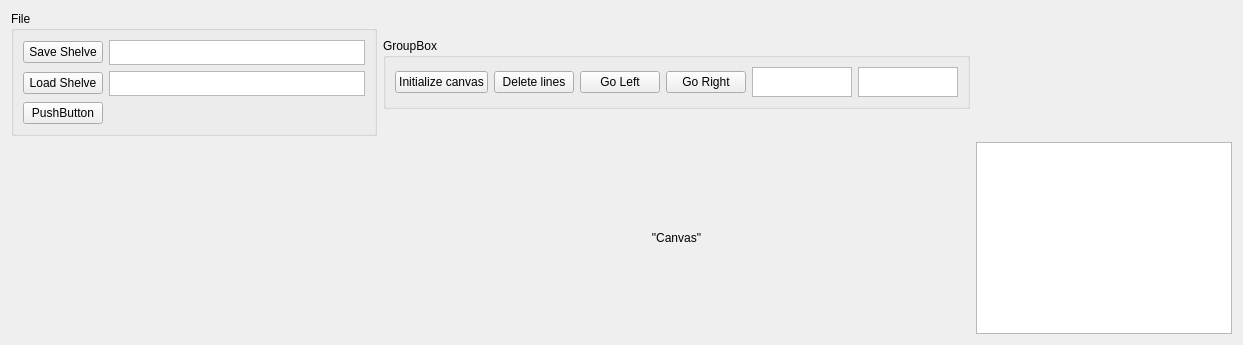
      <widget class="QWidget" name="tab_2">
       <attribute name="title">
        <string>ShelveExporer</string>
       </attribute>
       <layout class="QGridLayout" name="gridLayout_8">
        <item row="1" column="1">
         <widget class="QLabel" name="label_2">
          <property name="text">
           <string>&quot;Canvas&quot;</string>
          </property>
          <property name="alignment">
           <set>Qt::AlignCenter</set>
          </property>
         </widget>
        </item>
        <item row="1" column="2">
         <widget class="QTableWidget" name="tableWidget_2">
          <property name="sizePolicy">
           <sizepolicy hsizetype="Maximum" vsizetype="Expanding">
            <horstretch>0</horstretch>
            <verstretch>0</verstretch>
           </sizepolicy>
          </property>
         </widget>
        </item>
        <item row="0" column="1">
         <widget class="QGroupBox" name="groupBox_6">
          <property name="sizePolicy">
           <sizepolicy hsizetype="Preferred" vsizetype="Maximum">
            <horstretch>0</horstretch>
            <verstretch>0</verstretch>
           </sizepolicy>
          </property>
          <property name="title">
           <string>GroupBox</string>
          </property>
          <layout class="QGridLayout" name="gridLayout_9">
           <item row="0" column="4">
            <widget class="QPushButton" name="pushButton_23">
             <property name="toolTip">
              <string>Go right on the strip (~1000 slices)</string>
             </property>
             <property name="text">
              <string>Go Right</string>
             </property>
            </widget>
           </item>
           <item row="0" column="2">
            <widget class="QPushButton" name="pushButton_25">
             <property name="toolTip">
              <string>Delete the lines from Canvas</string>
             </property>
             <property name="text">
              <string>Delete lines</string>
             </property>
            </widget>
           </item>
           <item row="0" column="1">
            <widget class="QPushButton" name="pushButton_29">
             <property name="text">
              <string>Initialize canvas</string>
             </property>
            </widget>
           </item>
           <item row="0" column="3">
            <widget class="QPushButton" name="pushButton_24">
             <property name="toolTip">
              <string>Go left on the strip (~1000 slices)</string>
             </property>
             <property name="text">
              <string>Go Left</string>
             </property>
            </widget>
           </item>
           <item row="0" column="5">
            <widget class="QTextBrowser" name="textBrowser_4">
             <property name="sizePolicy">
              <sizepolicy hsizetype="Maximum" vsizetype="Maximum">
               <horstretch>0</horstretch>
               <verstretch>0</verstretch>
              </sizepolicy>
             </property>
             <property name="maximumSize">
              <size>
               <width>100</width>
               <height>30</height>
              </size>
             </property>
             <property name="toolTip">
              <string>Time of the line on the strip</string>
             </property>
            </widget>
           </item>
           <item row="0" column="6">
            <widget class="QTextEdit" name="textEdit">
             <property name="sizePolicy">
              <sizepolicy hsizetype="Expanding" vsizetype="Maximum">
               <horstretch>0</horstretch>
               <verstretch>0</verstretch>
              </sizepolicy>
             </property>
             <property name="maximumSize">
              <size>
               <width>100</width>
               <height>30</height>
              </size>
             </property>
             <property name="toolTip">
              <string>Input Bib number of participant with corresponding line</string>
             </property>
            </widget>
           </item>
          </layout>
         </widget>
        </item>
        <item row="0" column="0">
         <widget class="QGroupBox" name="groupBox_12">
          <property name="title">
           <string>File</string>
          </property>
          <layout class="QGridLayout" name="gridLayout_14">
           <item row="2" column="0">
            <widget class="QPushButton" name="pushButton_9">
             <property name="text">
              <string>Load Shelve</string>
             </property>
            </widget>
           </item>
           <item row="2" column="1">
            <widget class="QPlainTextEdit" name="plainTextEdit_4">
             <property name="sizePolicy">
              <sizepolicy hsizetype="Maximum" vsizetype="Maximum">
               <horstretch>0</horstretch>
               <verstretch>0</verstretch>
              </sizepolicy>
             </property>
             <property name="maximumSize">
              <size>
               <width>300</width>
               <height>25</height>
              </size>
             </property>
            </widget>
           </item>
           <item row="1" column="0">
            <widget class="QPushButton" name="pushButton_10">
             <property name="text">
              <string>Save Shelve</string>
             </property>
            </widget>
           </item>
           <item row="1" column="1">
            <widget class="QPlainTextEdit" name="plainTextEdit_5">
             <property name="sizePolicy">
              <sizepolicy hsizetype="Maximum" vsizetype="Maximum">
               <horstretch>0</horstretch>
               <verstretch>0</verstretch>
              </sizepolicy>
             </property>
             <property name="maximumSize">
              <size>
               <width>300</width>
               <height>25</height>
              </size>
             </property>
            </widget>
           </item>
           <item row="3" column="0">
            <widget class="QPushButton" name="pushButton_8">
             <property name="text">
              <string>PushButton</string>
             </property>
            </widget>
           </item>
          </layout>
         </widget>
        </item>
       </layout>
      </widget>
